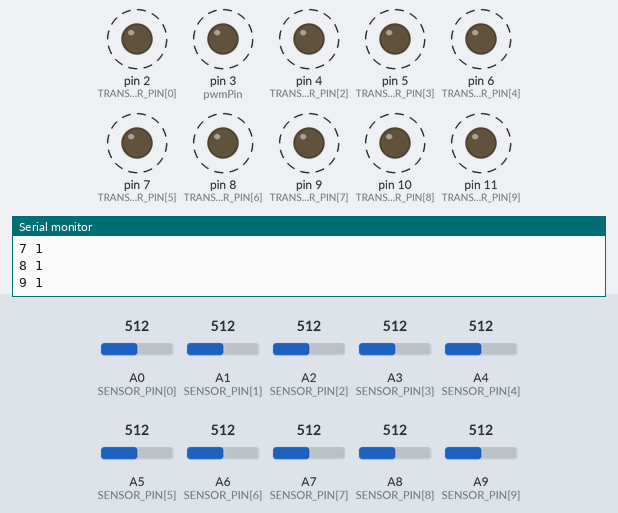
The sketch below on a simulated Arduino Mega 2560, built with avr-gcc and run on an emulated ATmega2560. On the bench: output pins drawn as LEDs (lit = HIGH), the last lines printed to the serial monitor. Dashed ring = blinking. The inputs (shaded band) are chosen by the test bench; at power-on: A0 (SENSOR_PIN[0]) = 512, A1 (SENSOR_PIN[1]) = 512, A2 (SENSOR_PIN[2]) = 512, A3 (SENSOR_PIN[3]) = 512, A4 (SENSOR_PIN[4]) = 512, A5 (SENSOR_PIN[5]) = 512, A6 (SENSOR_PIN[6]) = 512, A7 (SENSOR_PIN[7]) = 512, A8 (SENSOR_PIN[8]) = 512, A9 (SENSOR_PIN[9]) = 512.

Above: at 0.83 s.
1.3 s: A0 (SENSOR_PIN[0]) set to 910
4.3 s: A1 (SENSOR_PIN[1]) set to 910
7.3 s: A2 (SENSOR_PIN[2]) set to 910
10.3 s: A0 (SENSOR_PIN[0]) set to 633
13.3 s: A0 (SENSOR_PIN[0]) set to 606
At 13.61 s:
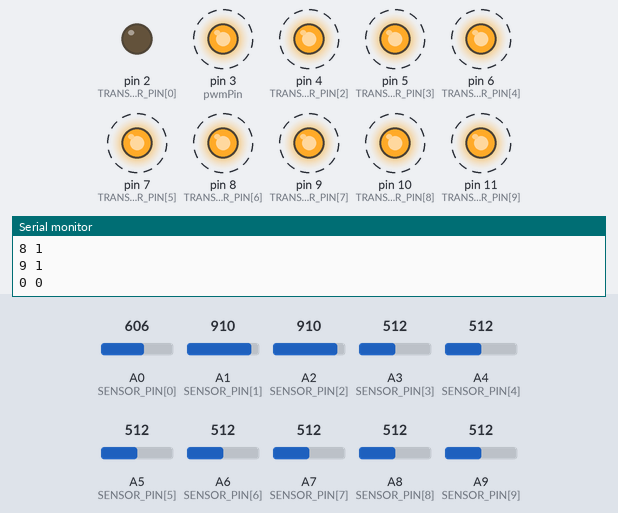
16.3 s: A2 (SENSOR_PIN[2]) set to 628
19.3 s: A2 (SENSOR_PIN[2]) set to 603
At 19.62 s:
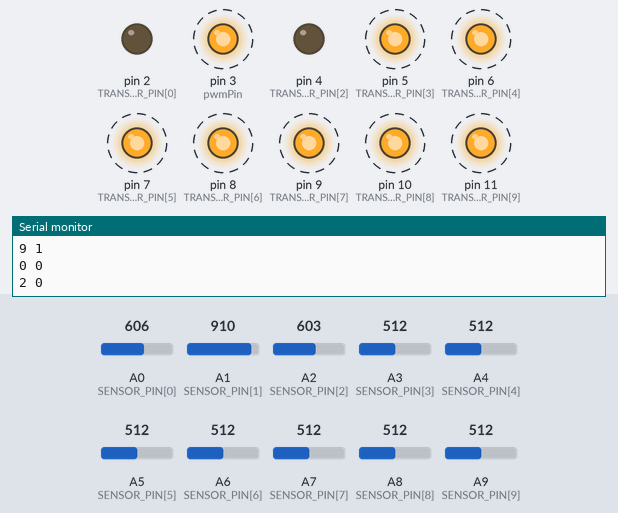
Timing chart, 0 to 26.5 s (numbered marks = the images above; inputs shaded):
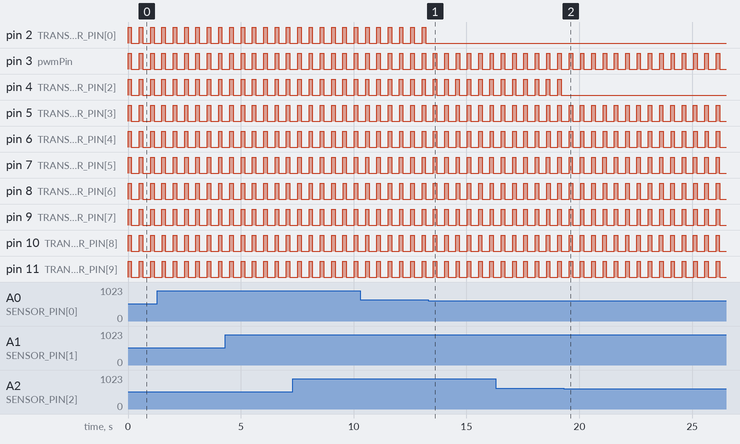

Measured:
- the behaviour switches between 621 and 620 on A2 (SENSOR_PIN[2]) (found by bisection; images 1 and 2)
- after the input at 13.3 s, pin 2 (TRANSISTOR_PIN[0]): stops changing and stays LOW
- after the input at 19.3 s, pin 4 (TRANSISTOR_PIN[2]): stops changing and stays LOW
- by itself, pin 2 (TRANSISTOR_PIN[0]), pin 3 (pwmPin), pin 4 (TRANSISTOR_PIN[2]), pin 5 (TRANSISTOR_PIN[3]), pin 6 (TRANSISTOR_PIN[4]), pin 7 (TRANSISTOR_PIN[5]), pin 8 (TRANSISTOR_PIN[6]), pin 9 (TRANSISTOR_PIN[7]), pin 10 (TRANSISTOR_PIN[8]), pin 11 (TRANSISTOR_PIN[9]): alternates HIGH for 0.15 s and LOW for 0.35 s

The sketch:

NIME_Final_UseThis.ino
```cpp
//NIME Final: Trigger Pad Project
const int NUM_PADS = 10;
const int TRANSISTOR_PIN[NUM_PADS] = {2, 3, 4, 5, 6, 7, 8, 9, 10, 11};    // pin transistor is connected to
const int SENSOR_PIN[NUM_PADS] = {A0, A1, A2, A3, A4, A5, A6, A7, A8, A9}; // pin FSR is connected to
//
//const int analogPin = A1;
const int pwmPin = 3;

const int INVALID_THRESHOLD = 100;  // sensor values below this will be considered invalid
const int PRESSED_THRESHOLD = 620;  // the pad will be considered pressed when the sensor value is below this
const int RELEASED_THRESHOLD = 900;  // the pad will be considered released when the sensor value is above this

// Use typedefs to add synonyms for the names of types.  This can sometimes make your code easier to read.
// typedef unsigned long Milliseconds;
// Milliseconds currentTime = millis();

typedef unsigned long Milliseconds;

// We use enums for keeping track of state.  Add one enum value for each possible state.

typedef enum {
  STOPPED_AND_PAD_PRESSED,
  STOPPED_AND_PAD_RELEASED,
  PLAYING_AND_PAD_PRESSED,
  PLAYING_AND_PAD_RELEASED,
} State;
State currentState[NUM_PADS];

typedef enum {
  LIGHTS_ON,
  LIGHTS_OFF,
} CycleStage;
CycleStage currentStage[NUM_PADS];

Milliseconds currentCycleStartTime[NUM_PADS];
const Milliseconds END_OF_CYCLE = 500;

// In general, you should keep the time at which each stage ends in constants:
//
// const Milliseconds END_OF_STAGE_1 = 300;
// const Milliseconds END_OF_STAGE_2 = 700;
// const Milliseconds END_OF_STAGE_3 = 800;
const Milliseconds TIME_TO_SHUT_OFF_DA_LIGHTS = 150;

boolean padHasBeenReleased(int pad) {
   int sensorReading = analogRead(SENSOR_PIN[pad]);
//   Serial.print("pad released: ");
//   Serial.print(sensorReading, DEC);
//   Serial.println("");
   return sensorReading >= RELEASED_THRESHOLD;
}

boolean padHasBeenPressed(int pad) {
   int sensorReading = analogRead(SENSOR_PIN[pad]);
//   Serial.print("pad pressed: ");
//   Serial.print(sensorReading, DEC);
//   Serial.println("");
   return sensorReading <= PRESSED_THRESHOLD && sensorReading > INVALID_THRESHOLD;
}

void restartCycle(int pad) {
//  Serial.print(TRANSISTOR_PIN[pad], DEC);
//  Serial.println(" light on");
  digitalWrite(TRANSISTOR_PIN[pad], HIGH);
  currentStage[pad] = LIGHTS_ON;
  currentCycleStartTime[pad] = millis();
}

boolean playingLoop(int pad) {
  const Milliseconds timeInCycle = millis() - currentCycleStartTime[pad];

  switch (currentStage[pad]) {

    case LIGHTS_ON:
      if (timeInCycle > TIME_TO_SHUT_OFF_DA_LIGHTS) {
//        Serial.print(TRANSISTOR_PIN[pad], DEC);
//        Serial.println(" light off");
        digitalWrite(TRANSISTOR_PIN[pad], LOW);
        currentStage[pad] = LIGHTS_OFF;
      }
      break;

    case LIGHTS_OFF:
      if (timeInCycle > END_OF_CYCLE) {
        restartCycle(pad);
      }
      break;
  }
}


void setup() {
  Serial.begin(9600);       // use the serial port

  pinMode(pwmPin,OUTPUT);

  // Wrap everything below in for-loop in order to support multiple pads:
  for (int i = 0; i < NUM_PADS; i++) {
    pinMode(TRANSISTOR_PIN[i], OUTPUT);
    digitalWrite(TRANSISTOR_PIN[i], LOW);
    currentStage[i] = LIGHTS_OFF;
    currentState[i] = STOPPED_AND_PAD_RELEASED;
  }
}


void loop() {

  //delay(10); // prevents the Serial port from being over killed

  // read the analog pad, and prepend it with a 9
//  Serial.print(9);
//  Serial.print(' ');
//  Serial.print(analogRead(analogPin));
//  Serial.println();
//
//  int sensorValue = analogRead(analogPin);
//  int pwmValue = map(sensorValue,100, 600, 0, 255);
//  analogWrite(pwmPin,pwmValue);


  // Wrap everything in for-loop in order to support multiple pads:
  for (int i = 0; i < NUM_PADS; i++) {
    switch (currentState[i]) {

      case STOPPED_AND_PAD_PRESSED:
        if (padHasBeenReleased(i)) {
          currentState[i] = STOPPED_AND_PAD_RELEASED;
        }
        break;

      case STOPPED_AND_PAD_RELEASED:
        if (padHasBeenPressed(i)) {
          Serial.print(i, DEC);
          Serial.print(" ");
          Serial.print(1, DEC);
          Serial.println(" ");
          restartCycle(i);
          currentState[i] = PLAYING_AND_PAD_PRESSED;
        }
        break;

      case PLAYING_AND_PAD_PRESSED:
        playingLoop(i);
        if (padHasBeenReleased(i)) {
          currentState[i] = PLAYING_AND_PAD_RELEASED;
        }
        break;

      case PLAYING_AND_PAD_RELEASED:
        playingLoop(i);
        if (padHasBeenPressed(i)) {
          Serial.print(i, DEC);
          Serial.print(" ");
          Serial.print(0, DEC);
          Serial.println(" ");
          digitalWrite(TRANSISTOR_PIN[i], LOW);
          currentState[i] = STOPPED_AND_PAD_PRESSED;
        }
        break;

    }
  }
}
```
